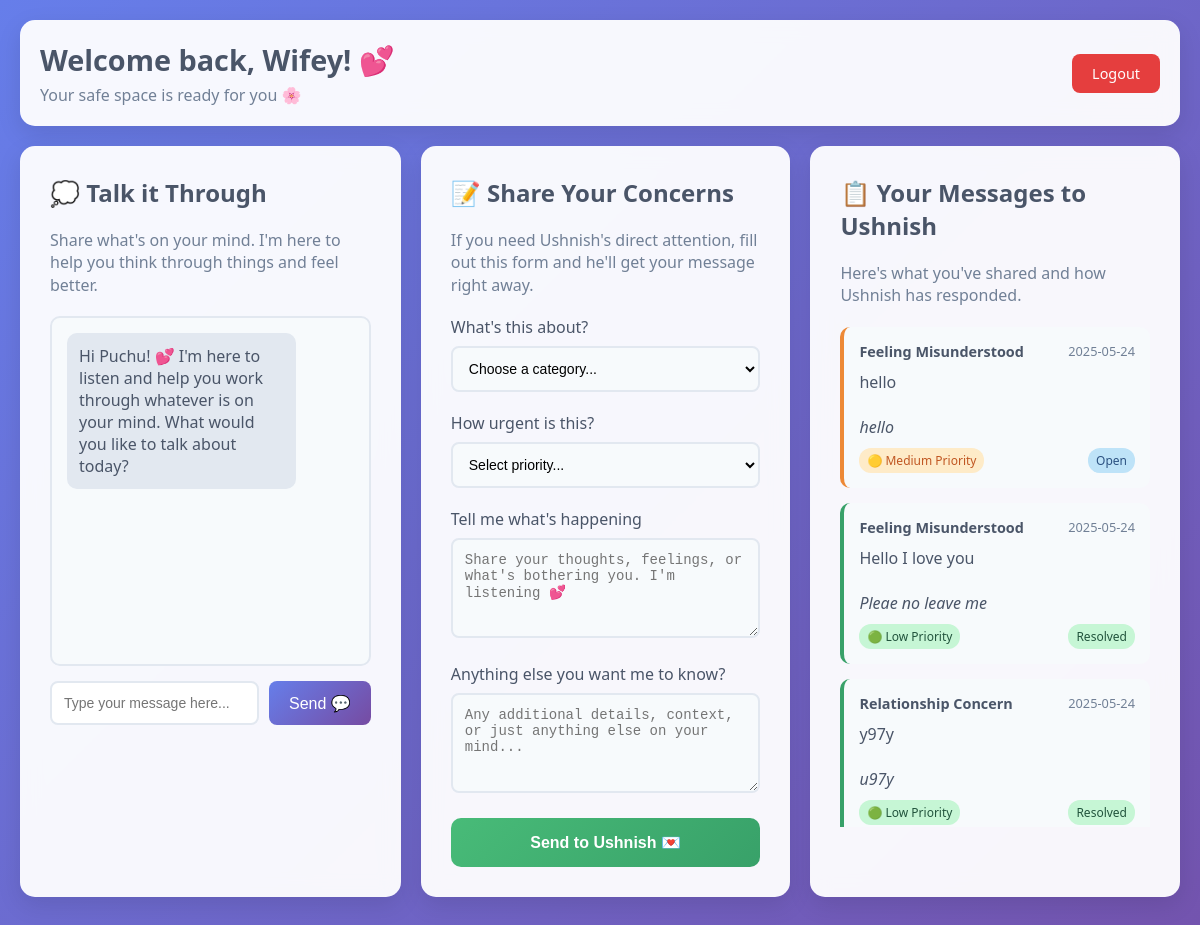
The app's page /portal (signed in), older data.
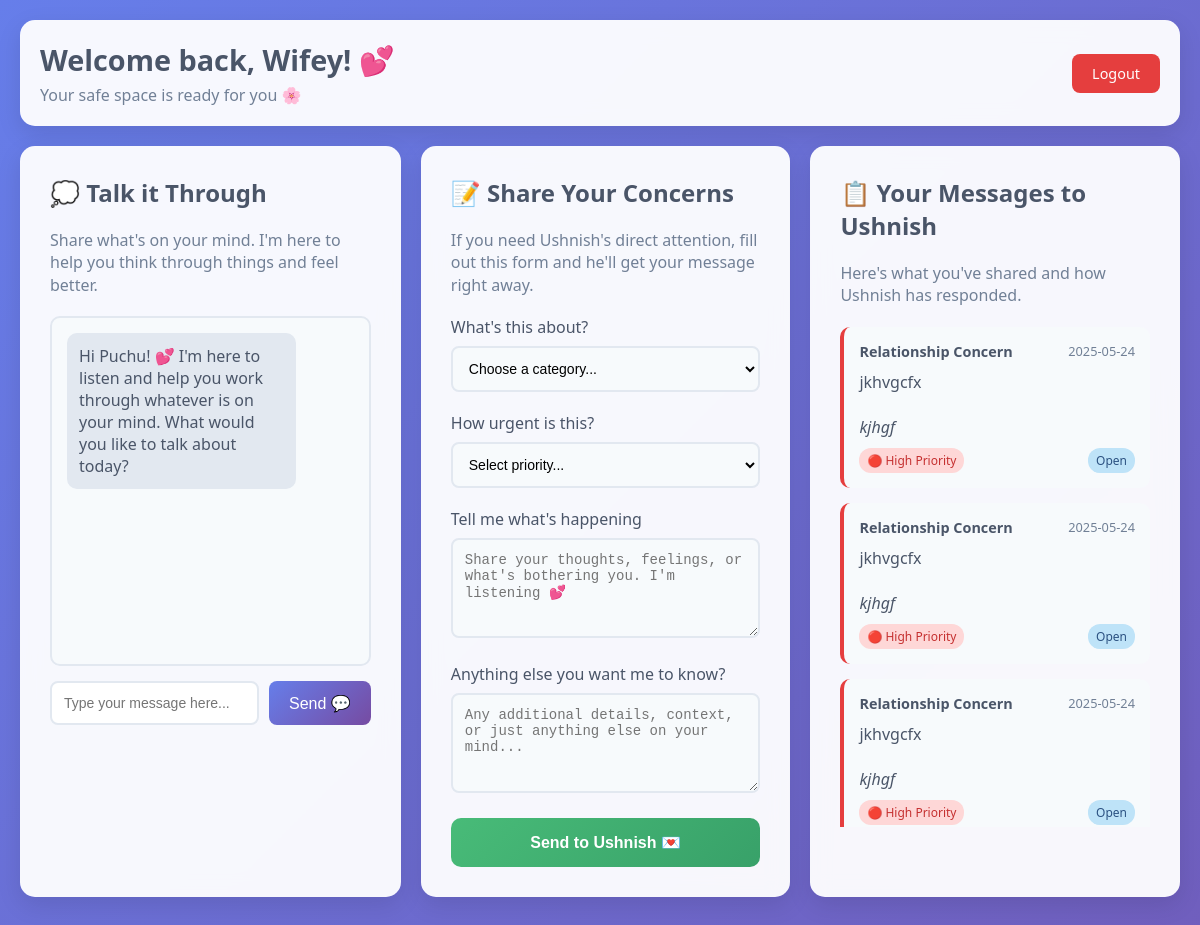
The same page, newer data.
### tables this page shows
CREATE TABLE grievances (
            id INTEGER PRIMARY KEY AUTOINCREMENT,
            grievance_type TEXT NOT NULL,
            priority TEXT NOT NULL,
            description TEXT NOT NULL,
            additional_context TEXT,
            submitted_by TEXT NOT NULL,
            date_submitted DATETIME DEFAULT CURRENT_TIMESTAMP,
            status TEXT DEFAULT 'Open',
            husband_notes TEXT,
            date_resolved DATETIME
        );

### app.py (the view)
@app.route('/portal')
def portal():
    if 'logged_in' not in session or session.get('user_type') != 'wife':
        return redirect(url_for('index'))
    grievances = get_all_grievances()
    return render_template('portal.html',
                         username=session.get('username'),
                         grievances=grievances)

### app.py (called while the page is built)
def get_db_connection():
    try:
        conn = sqlite3.connect(DATABASE, timeout=20.0)
        conn.row_factory = sqlite3.Row
        conn.execute('PRAGMA journal_mode=WAL;')
        return conn
    except sqlite3.Error as e:
        print(f"Database connection error: {e}")
        raise

def get_all_grievances():
    try:
        conn = get_db_connection()
        grievances = conn.execute('''
            SELECT * FROM grievances
            ORDER BY date_submitted DESC
        ''').fetchall()
        conn.close()
        return grievances
    except sqlite3.Error as e:
        print(f"Database select error: {e}")
        if 'conn' in locals():
            conn.close()
        return []

### templates/portal.html (shortened to what this page needs)
<!DOCTYPE html>
<html lang="en">
<head>
</head>
<body>
    <div class="header">
        <div class="welcome-msg">
            <h1>Welcome back, {{ username }}! 💕</h1>
            <p>Your safe space is ready for you 🌸</p>
        </div>
        <a href="/logout" class="logout-btn">Logout</a>
    </div>
    <div class="main-content">
        <div class="card">
            <h2>💭 Talk it Through</h2>
            <p style="color: #718096; margin-bottom: 20px;">
                Share what's on your mind. I'm here to help you think through things and feel better.
            </p>
            <div class="chatbot-section">
                <div class="chat-messages" id="chatMessages">
                    <div class="message bot-message">
                        Hi Puchu! 💕 I'm here to listen and help you work through whatever is on your mind. What would you like to talk about today?
                    </div>
                </div>
                <div class="chat-input-area">
                    <input type="text" id="chatInput" class="chat-input" placeholder="Type your message here..." onkeypress="handleKeyPress(event)">
                    <button onclick="sendMessage()" class="send-btn">Send 💬</button>
                </div>
            </div>
        </div>
        <div class="card">
            <h2>📝 Share Your Concerns</h2>
            <p style="color: #718096; margin-bottom: 20px;">
                If you need Ushnish's direct attention, fill out this form and he'll get your message right away.
            </p>
            <form method="POST" action="/submit_grievance">
                <div class="form-group">
                    <label for="grievance_type">What's this about?</label>
                    <select id="grievance_type" name="grievance_type" required>
                        <option value="">Choose a category...</option>
                    </select>
                </div>
                <div class="form-group">
                    <label for="priority">How urgent is this?</label>
                    <select id="priority" name="priority" required>
                        <option value="">Select priority...</option>
                    </select>
                </div>
                <div class="form-group">
                    <label for="description">Tell me what's happening</label>
                    <textarea id="description" name="description" required placeholder="Share your thoughts, feelings, or what's bothering you. I'm listening 💕"></textarea>
                </div>
                <div class="form-group">
                    <label for="additional_context">Anything else you want me to know?</label>
                    <textarea id="additional_context" name="additional_context" placeholder="Any additional details, context, or just anything else on your mind..."></textarea>
                </div>
                <button type="submit" class="submit-btn">
                    Send to Ushnish 💌
                </button>
            </form>
        </div>
        <div class="card">
            <h2>📋 Your Messages to Ushnish</h2>
            <p style="color: #718096; margin-bottom: 20px;">
                Here's what you've shared and how Ushnish has responded.
            </p>
            <div class="grievances-list">
                {% if grievances %}
                    {% for grievance in grievances %}
                        <div class="grievance-item
                            {% if 'High' in grievance.priority %}priority-high
                            {% elif 'Medium' in grievance.priority %}priority-medium
                            {% else %}priority-low{% endif %}">
                            <div class="grievance-header">
                                <span class="grievance-type">{{ grievance.grievance_type }}</span>
                                <span class="grievance-date">
                                    {{ grievance.date_submitted.split(' ')[0] if grievance.date_submitted else 'Recent' }}
                                </span>
                            </div>
                            <div class="grievance-description">
                                {{ grievance.description }}
                                {% if grievance.additional_context %}
                                    <br><br><em>{{ grievance.additional_context }}</em>
                                {% endif %}
                            </div>
                            <div class="grievance-footer">
                                <span class="grievance-priority">
                                    {% if 'High' in grievance.priority %}🔴 High Priority
                                    {% elif 'Medium' in grievance.priority %}🟡 Medium Priority
                                    {% else %}🟢 Low Priority{% endif %}
                                </span>
                                <span class="status-badge
                                    {% if grievance.status == 'Open' %}status-open
                                    {% elif grievance.status == 'In Progress' %}status-in-progress
                                    {% else %}status-resolved{% endif %}">
                                    {{ grievance.status }}
                                </span>
                            </div>
                        </div>
                    {% endfor %}
                {% else %}
                    <div class="no-grievances">
                        No messages sent yet. 💕<br>
                        When you share something with Ushnish, it will appear here.
                    </div>
                {% endif %}
            </div>
        </div>
    </div>
</body>
</html>

Row changes from the older to the newer data that the page shows:
no longer on this page (row unchanged): grievances: grievance_type "Feeling Misunderstood", date_submitted "2025-05-24", description "hello", additional_context "hello", shows "🟡 Medium Priority", status "Open"
no longer on this page (row unchanged): grievances: grievance_type "Feeling Misunderstood", date_submitted "2025-05-24", description "Hello I love you", additional_context "Pleae no leave me", shows "🟢 Low Priority", status "Resolved"
no longer on this page (row unchanged): grievances: grievance_type "Relationship Concern", date_submitted "2025-05-24", description "y97y", additional_context "u97y", shows "🟢 Low Priority", status "Resolved"
added grievances: grievance_type "Relationship Concern", date_submitted "2025-05-24", description "jkhvgcfx", additional_context "kjhgf", shows "🔴 High Priority", status "Open"
added grievances: grievance_type "Relationship Concern", date_submitted "2025-05-24", description "jkhvgcfx", additional_context "kjhgf", shows "🔴 High Priority", status "Open"
added grievances: grievance_type "Relationship Concern", date_submitted "2025-05-24", description "jkhvgcfx", additional_context "kjhgf", shows "🔴 High Priority", status "Open"
